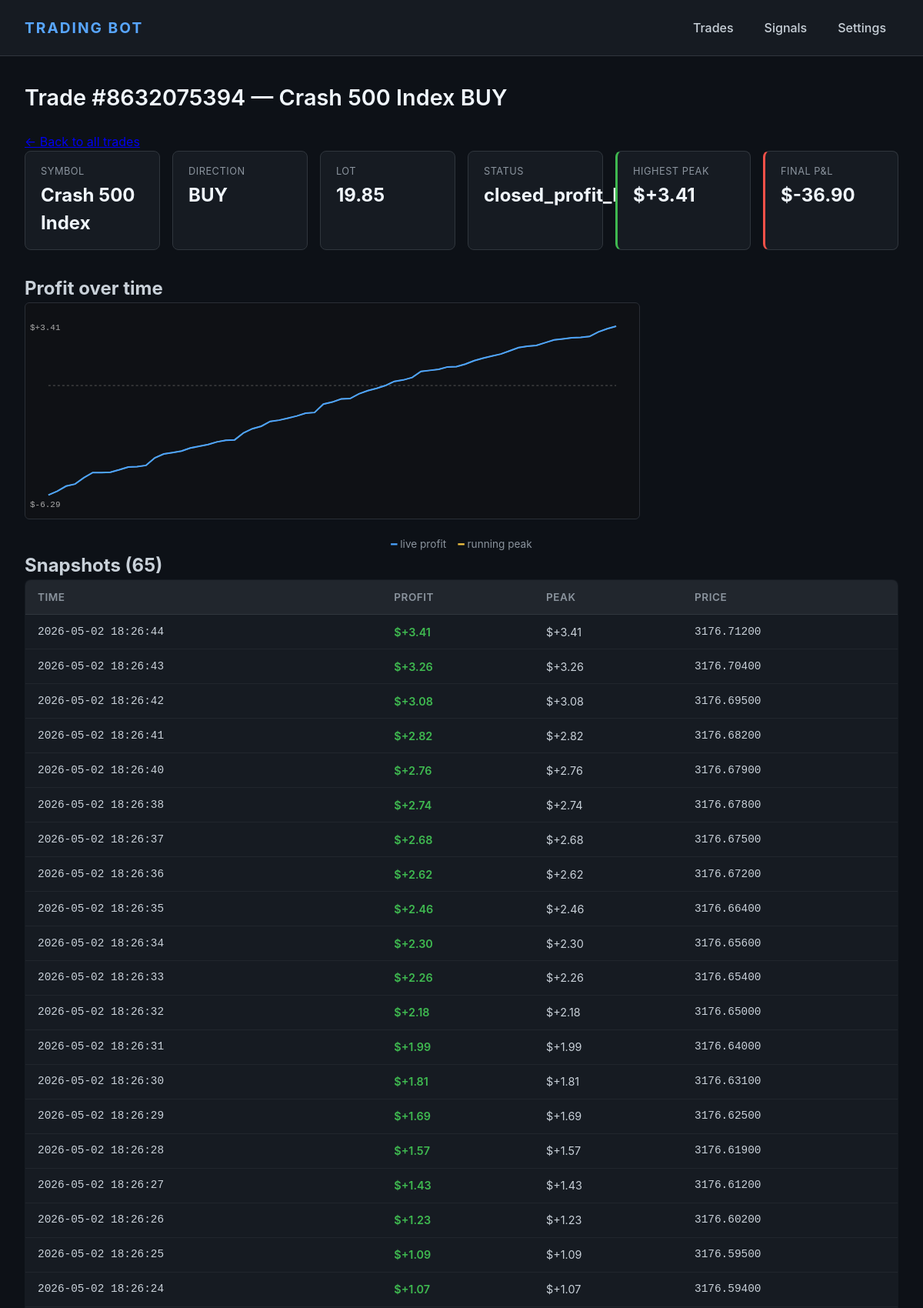
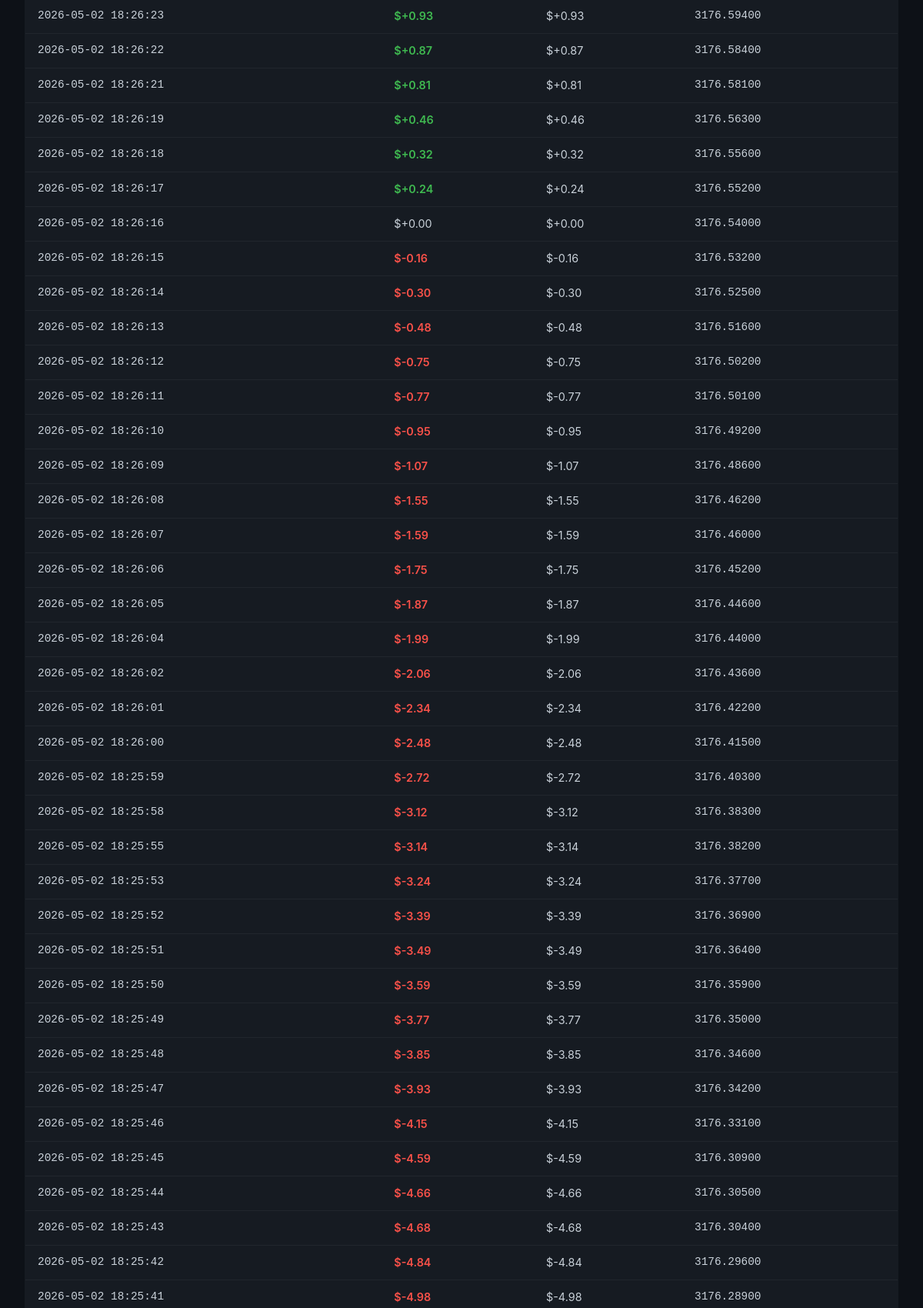
The page /trade/8632075394 (upper part) on the database its author committed (2 pictures, top to bottom).
### tables this page shows
CREATE TABLE trades (
    id           INTEGER PRIMARY KEY AUTOINCREMENT,
    ticket       INTEGER UNIQUE,
    symbol       TEXT,
    direction    TEXT,
    lot          REAL,
    open_price   REAL,
    sl           REAL,
    tp           REAL,
    open_time    TEXT DEFAULT (datetime('now')),
    close_time   TEXT,
    close_price  REAL,
    profit       REAL,
    status       TEXT DEFAULT 'open',
    strategy     TEXT,
    close_reason TEXT
, peak_profit REAL);

### web_app.py (the view)
@app.route("/trade/<int:ticket>")
def trade_history(ticket):
    trade = db.get_trade_by_ticket(ticket)
    snaps = db.get_trade_snapshots(ticket, limit=10000)
    chart = _build_profit_svg(snaps) if snaps else None
    final_peak = max((s["peak"] or 0) for s in snaps) if snaps else 0
    return render_template("trade_history.html",
                           trade=trade,
                           ticket=ticket,
                           snaps=snaps,
                           chart=chart,
                           final_peak=final_peak)

### database.py (called while the page is built)
@contextmanager
def _conn():
    c = sqlite3.connect(str(DB_PATH))
    c.row_factory = sqlite3.Row
    try:
        yield c
        c.commit()
    finally:
        c.close()

def get_trade_snapshots(ticket: int, limit: int = 5000) -> list[dict]:
    with _conn() as c:
        rows = c.execute(
            "SELECT ts, profit, peak, price FROM trade_snapshots "
            "WHERE ticket = ? ORDER BY id ASC LIMIT ?",
            (ticket, limit),
        ).fetchall()
    return [dict(r) for r in rows]

def get_trade_by_ticket(ticket: int) -> dict | None:
    with _conn() as c:
        row = c.execute("SELECT * FROM trades WHERE ticket = ?", (ticket,)).fetchone()
    return dict(row) if row else None

### web_app.py (called while the page is built)
def _build_profit_svg(snaps: list) -> dict:
    W, H, PAD = 800, 280, 30
    profits = [s["profit"] or 0 for s in snaps]
    peaks   = [s["peak"]   or 0 for s in snaps]
    lo = min(min(profits), 0)
    hi = max(max(peaks),   0.01)
    span = (hi - lo) or 1
    n = len(snaps)
    def x(i): return PAD + (W - 2 * PAD) * (i / max(n - 1, 1))
    def y(v): return PAD + (H - 2 * PAD) * (1 - (v - lo) / span)
    profit_pts = " ".join(f"{x(i):.1f},{y(v):.1f}" for i, v in enumerate(profits))
    peak_pts   = " ".join(f"{x(i):.1f},{y(v):.1f}" for i, v in enumerate(peaks))
    zero_y     = y(0)
    return {
        "w": W, "h": H,
        "profit_pts": profit_pts,
        "peak_pts":   peak_pts,
        "zero_y":     zero_y,
        "lo":         lo,
        "hi":         hi,
    }

### templates/trade_history.html (shortened to what this page needs)
{% extends "base.html" %}
{% block content %}
<h1>Trade #{{ ticket }}{% if trade %} — {{ trade.symbol }} {{ trade.direction }}{% endif %}</h1>
<p><a href="{{ url_for('trades') }}">&larr; Back to all trades</a></p>
{% if trade %}
<section class="stats">
  <div class="stat">
    <div class="stat-label">Symbol</div>
    <div class="stat-value">{{ trade.symbol }}</div>
  </div>
  <div class="stat">
    <div class="stat-label">Direction</div>
    <div class="stat-value">{{ trade.direction }}</div>
  </div>
  <div class="stat">
    <div class="stat-label">Lot</div>
    <div class="stat-value">{{ trade.lot }}</div>
  </div>
  <div class="stat">
    <div class="stat-label">Status</div>
    <div class="stat-value">{{ trade.status }}</div>
  </div>
  <div class="stat stat-win">
    <div class="stat-label">Highest peak</div>
    <div class="stat-value">${{ "%+.2f" | format(final_peak) }}</div>
  </div>
  {% if trade.profit is not none %}
  <div class="stat {% if trade.profit >= 0 %}stat-win{% else %}stat-loss{% endif %}">
    <div class="stat-label">Final P&amp;L</div>
    <div class="stat-value">${{ "%+.2f" | format(trade.profit) }}</div>
  </div>
  {% endif %}
</section>
{% endif %}
{% if chart %}
<h2>Profit over time</h2>
<svg viewBox="0 0 {{ chart.w }} {{ chart.h }}"
     style="width:100%; max-width:{{ chart.w }}px; background:#0f1115; border:1px solid #2a2e36; border-radius:6px;">
  <line x1="30" y1="{{ chart.zero_y }}" x2="{{ chart.w - 30 }}" y2="{{ chart.zero_y }}"
        stroke="#555" stroke-dasharray="3,3" />
  <polyline points="{{ chart.peak_pts }}"
            fill="none" stroke="#f5c542" stroke-width="1.5" opacity="0.7" />
  <polyline points="{{ chart.profit_pts }}"
            fill="none" stroke="#4aa3ff" stroke-width="2" />
  <text x="6" y="35" fill="#aaa" font-size="11" font-family="monospace">${{ "%+.2f" | format(chart.hi) }}</text>
  <text x="6" y="{{ chart.h - 14 }}" fill="#aaa" font-size="11" font-family="monospace">${{ "%+.2f" | format(chart.lo) }}</text>
</svg>
<p class="hint">
  <span style="color:#4aa3ff;">━</span> live profit
  &nbsp;&nbsp;
  <span style="color:#f5c542;">━</span> running peak
</p>
{% else %}
<p class="hint">No snapshots yet for this trade.</p>
{% endif %}
<h2>Snapshots ({{ snaps | length }})</h2>
<table class="data">
  <thead>
    <tr>
      <th>Time</th>
      <th>Profit</th>
      <th>Peak</th>
      <th>Price</th>
    </tr>
  </thead>
  <tbody>
    {% for s in snaps | reverse %}
    <tr>
      <td class="mono">{{ s.ts }}</td>
      <td class="{% if (s.profit or 0) > 0 %}buy{% elif (s.profit or 0) < 0 %}sell{% endif %}">
        ${{ "%+.2f" | format(s.profit or 0) }}
      </td>
      <td>${{ "%+.2f" | format(s.peak or 0) }}</td>
      <td class="mono">{% if s.price %}{{ "%.5f" | format(s.price) }}{% else %}—{% endif %}</td>
    </tr>
    {% else %}
    <tr><td colspan="4" class="empty">No snapshots recorded yet.</td></tr>
    {% endfor %}
  </tbody>
</table>
{% endblock %}

### static/style.css (style rules this page uses)
* { box-sizing: border-box; margin: 0; padding: 0; }
body { font-family: -apple-system, BlinkMacSystemFont, "Segoe UI", Roboto, sans-serif; background: #0d1117; color: #c9d1d9; line-height: 1.5; min-height: 100vh; display: flex; flex-direction: column; }
h1 { font-size: 1.8rem; font-weight: 600; margin-bottom: 1.5rem; color: #f0f6fc; }
.stats { display: grid; grid-template-columns: repeat(auto-fit, minmax(140px, 1fr)); gap: 1rem; margin-bottom: 2rem; }
.stat { background: #161b22; border: 1px solid #30363d; border-radius: 8px; padding: 1rem 1.25rem; }
.stat-label { font-size: 0.8rem; color: #8b949e; text-transform: uppercase; letter-spacing: 0.5px; margin-bottom: 0.25rem; }
.stat-value { font-size: 1.5rem; font-weight: 700; color: #f0f6fc; }
.stat-win { border-left: 3px solid #3fb950; }
.stat-loss { border-left: 3px solid #f85149; }
.data { width: 100%; border-collapse: collapse; background: #161b22; border: 1px solid #30363d; border-radius: 8px; overflow: hidden; }
.data thead { background: #21262d; }
.data th { text-align: left; padding: 0.75rem 1rem; font-weight: 600; color: #8b949e; font-size: 0.85rem; text-transform: uppercase; letter-spacing: 0.5px; border-bottom: 1px solid #30363d; }
.data td { padding: 0.7rem 1rem; border-bottom: 1px solid #21262d; font-size: 0.9rem; }
.mono { font-family: 'Consolas', 'Monaco', monospace; font-size: 0.8rem; }
.buy { color: #3fb950; font-weight: 600; }
.sell { color: #f85149; font-weight: 600; }
.hint { color: #8b949e; font-size: 0.85rem; margin-top: 1rem; text-align: center; }

### rows shown on the page
trades: symbol "Crash 500 Index", direction "BUY", lot "19.85", status "closed_profit_locked", profit "-36.90"

### other values the page prints
{{ ticket }} "8632075394"
{{ "%+.2f" | format(final_peak) }} "+3.41"
{{ "%+.2f" | format(chart.hi) }} "+3.41"
{{ "%+.2f" | format(chart.lo) }} "-6.29"
{{ snaps | length }} "65"
{{ s.ts }} "2026-05-02 18:26:44" "2026-05-02 18:26:43" "2026-05-02 18:26:42" "2026-05-02 18:26:41" "2026-05-02 18:26:40" "2026-05-02 18:26:38" "2026-05-02 18:26:37" "2026-05-02 18:26:36" "2026-05-02 18:26:35" "2026-05-02 18:26:34" "2026-05-02 18:26:33" "2026-05-02 18:26:32" "2026-05-02 18:26:31" "2026-05-02 18:26:30" "2026-05-02 18:26:29" "2026-05-02 18:26:28" "2026-05-02 18:26:27" "2026-05-02 18:26:26" "2026-05-02 18:26:25" "2026-05-02 18:26:24" "2026-05-02 18:26:23" "2026-05-02 18:26:22" "2026-05-02 18:26:21" "2026-05-02 18:26:19" "2026-05-02 18:26:18" "2026-05-02 18:26:17" "2026-05-02 18:26:16" "2026-05-02 18:26:15" "2026-05-02 18:26:14" "2026-05-02 18:26:13" "2026-05-02 18:26:12" "2026-05-02 18:26:11" "2026-05-02 18:26:10" "2026-05-02 18:26:09" "2026-05-02 18:26:08" "2026-05-02 18:26:07" "2026-05-02 18:26:06" "2026-05-02 18:26:05" "2026-05-02 18:26:04" "2026-05-02 18:26:02" "2026-05-02 18:26:01" "2026-05-02 18:26:00" "2026-05-02 18:25:59" "2026-05-02 18:25:58" "2026-05-02 18:25:55" "2026-05-02 18:25:53" "2026-05-02 18:25:52" "2026-05-02 18:25:51" "2026-05-02 18:25:50" "2026-05-02 18:25:49" "2026-05-02 18:25:48" "2026-05-02 18:25:47" "2026-05-02 18:25:46" "2026-05-02 18:25:45" "2026-05-02 18:25:44" "2026-05-02 18:25:43" "2026-05-02 18:25:42" "2026-05-02 18:25:41"
{{ "%+.2f" | format(s.profit or 0) }} "+3.41" "+3.26" "+3.08" "+2.82" "+2.76" "+2.74" "+2.68" "+2.62" "+2.46" "+2.30" "+2.26" "+2.18" "+1.99" "+1.81" "+1.69" "+1.57" "+1.43" "+1.23" "+1.09" "+1.07" "+0.93" "+0.87" "+0.81" "+0.46" "+0.32" "+0.24" "+0.00" "-0.16" "-0.30" "-0.48" "-0.75" "-0.77" "-0.95" "-1.07" "-1.55" "-1.59" "-1.75" "-1.87" "-1.99" "-2.06" "-2.34" "-2.48" "-2.72" "-3.12" "-3.14" "-3.24" "-3.39" "-3.49" "-3.59" "-3.77" "-3.85" "-3.93" "-4.15" "-4.59" "-4.66" "-4.68" "-4.84" "-4.98"
{{ "%+.2f" | format(s.peak or 0) }} "+3.41" "+3.26" "+3.08" "+2.82" "+2.76" "+2.74" "+2.68" "+2.62" "+2.46" "+2.30" "+2.26" "+2.18" "+1.99" "+1.81" "+1.69" "+1.57" "+1.43" "+1.23" "+1.09" "+1.07" "+0.93" "+0.87" "+0.81" "+0.46" "+0.32" "+0.24" "+0.00" "-0.16" "-0.30" "-0.48" "-0.75" "-0.77" "-0.95" "-1.07" "-1.55" "-1.59" "-1.75" "-1.87" "-1.99" "-2.06" "-2.34" "-2.48" "-2.72" "-3.12" "-3.14" "-3.24" "-3.39" "-3.49" "-3.59" "-3.77" "-3.85" "-3.93" "-4.15" "-4.59" "-4.66" "-4.68" "-4.84" "-4.98"
{{ "%.5f" | format(s.price) }} "3176.71200" "3176.70400" "3176.69500" "3176.68200" "3176.67900" "3176.67800" "3176.67500" "3176.67200" "3176.66400" "3176.65600" "3176.65400" "3176.65000" "3176.64000" "3176.63100" "3176.62500" "3176.61900" "3176.61200" "3176.60200" "3176.59500" "3176.59400" "3176.59400" "3176.58400" "3176.58100" "3176.56300" "3176.55600" "3176.55200" "3176.54000" "3176.53200" "3176.52500" "3176.51600" "3176.50200" "3176.50100" "3176.49200" "3176.48600" "3176.46200" "3176.46000" "3176.45200" "3176.44600" "3176.44000" "3176.43600" "3176.42200" "3176.41500" "3176.40300" "3176.38300" "3176.38200" "3176.37700" "3176.36900" "3176.36400" "3176.35900" "3176.35000" "3176.34600" "3176.34200" "3176.33100" "3176.30900" "3176.30500" "3176.30400" "3176.29600" "3176.28900"
